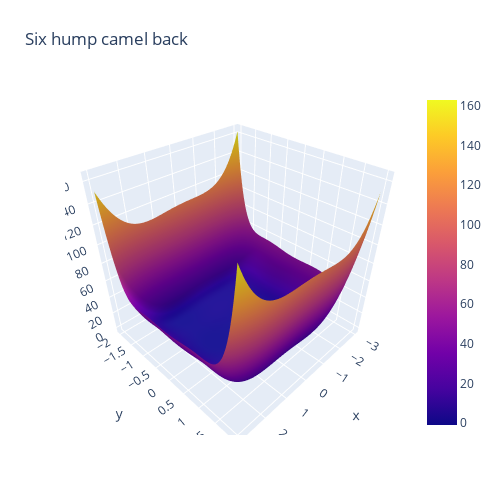

The notebook cell this image was saved under:
### Code cell
from objectives import six_hump_camel_back
plot_function(six_hump_camel_back, "Six hump camel back", -3, 3, -2, 2)
